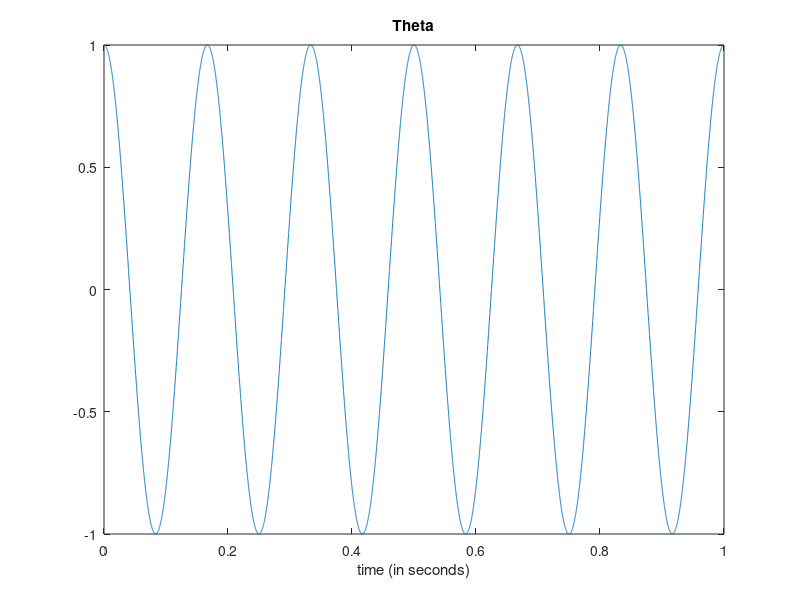
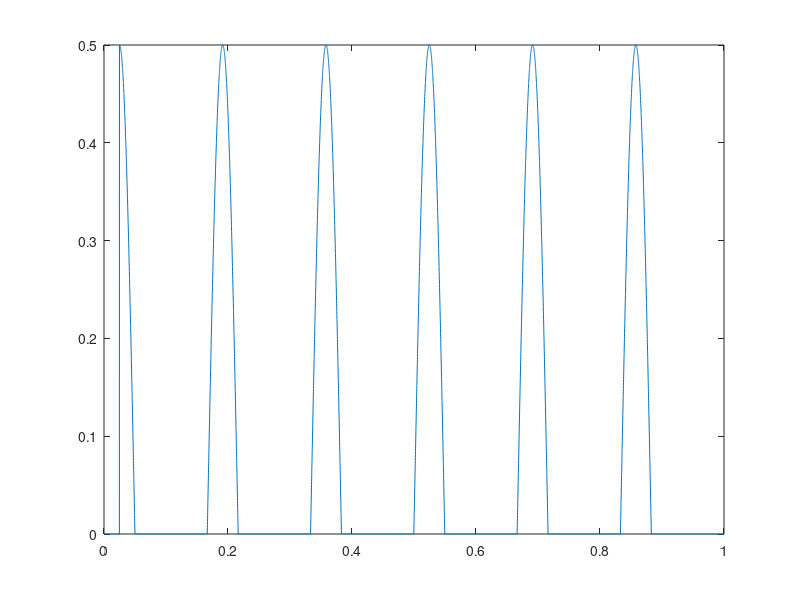
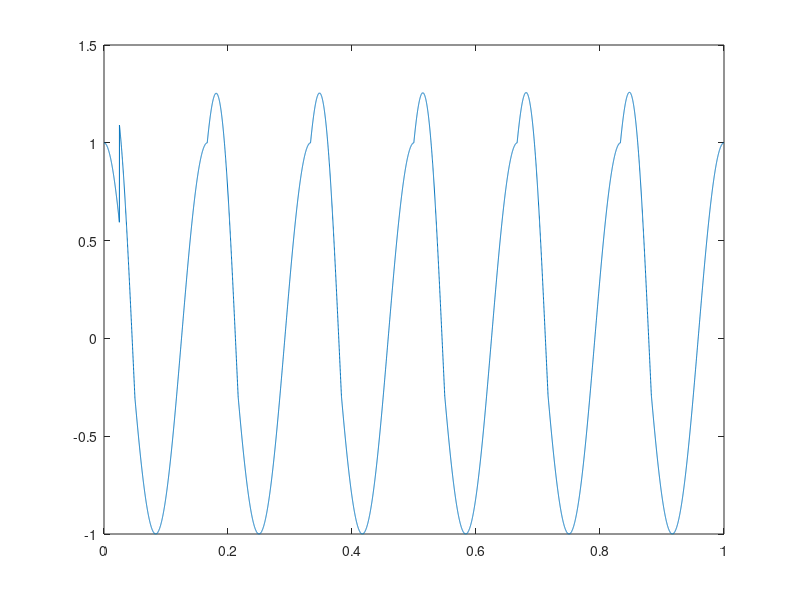

Reproduce these figures in MATLAB, in order.
%x = 1:100;
%plot(sin(x/100))
%%
Fs = 10000;                  % samples per second
dt = 1/Fs;                   % seconds per sample
duration = 1;                % seconds
t = (0:dt:duration-dt)';     % seconds
%% Define wave:
Fc = 6;                      % Hz
theta = cos(2*pi*Fc*t);
figure; plot(t,theta);
xlabel('time (in seconds)');
title('Theta');

%%
% make activation pulse
%  to do: turn into function, negitave pulse, 
z = zeros(1,length(t));
startPulse = 250;
numPulse = 6;
pulseWidth = 500; 
pulseHeight = .5;
for i = startPulse:floor(length(t)/numPulse):length(t)
    % define pulse
    st = linspace(0,1,pulseWidth);
    pulse = sin(2*pi*.5*st) * pulseHeight; % Generate Sine pulse
    w = floor(pulseWidth/2);
    if  (i - w) <= 0 % check if first pulse
       z(i:i+w) = pulse(length(pulse)/2:end);
    elseif (i + w) > length(z)
        z(i-w:i-1) = pulse(1:length(pulse)/2);
    else
       z(i-w:i+w-1) = pulse;
    end
end
figure; plot(t,z);

figure; plot(t,z'+theta);

%figure; plot(st,x);



